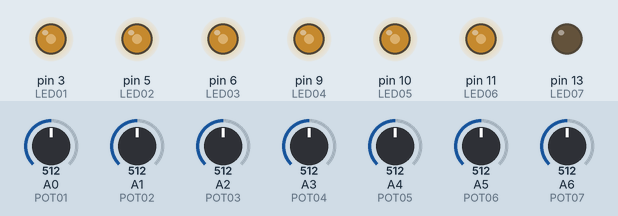
The sketch below on a simulated Arduino Nano, built with avr-gcc and run on an emulated ATmega328P. Shown: output pins drawn as LEDs (lit = HIGH). The test bench sets the inputs (shaded band); at power-on: A0 (POT01) = 512, A1 (POT02) = 512, A2 (POT03) = 512, A3 (POT04) = 512, A4 (POT05) = 512, A5 (POT06) = 512, A6 (POT07) = 512.

Above: at 1.2 s.
1.3 s: A0 (POT01) set to 716
At 2.4 s:
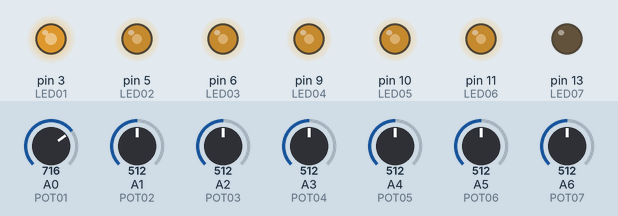
2.8 s: A1 (POT02) set to 716
At 3.5 s:
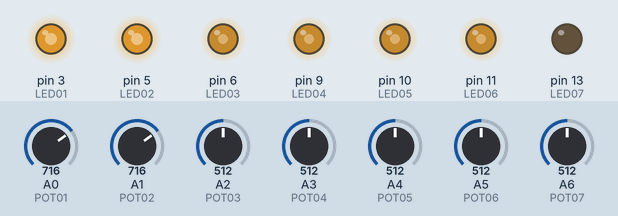
4.3 s: A2 (POT03) set to 716
At 4.7 s:
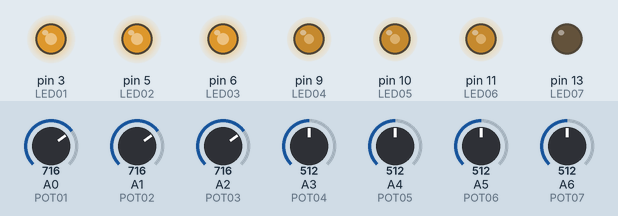
5.8 s: A3 (POT04) set to 716
At 7.0 s:
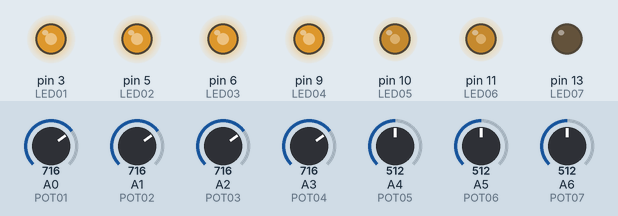
7.3 s: A4 (POT05) set to 716
At 8.1 s:
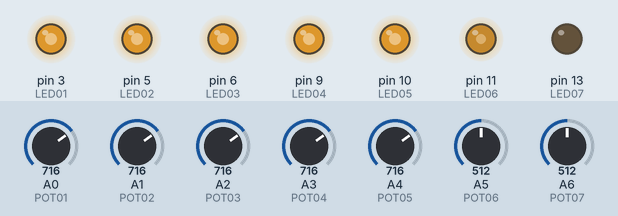
8.8 s: A5 (POT06) set to 716
At 9.3 s:
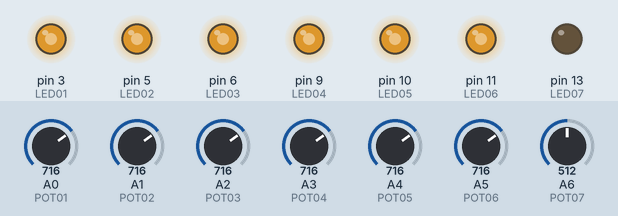
Timing chart, 0 to 11.3 s (numbered marks = the images above; inputs shaded):
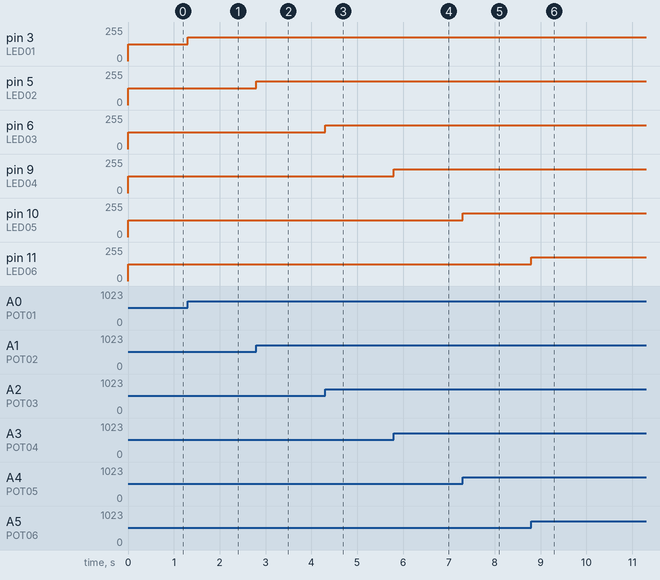

Measured:
- after the input at 1.3 s, pin 3 (LED01): 127/255 → 178/255 at once
- after the input at 2.8 s, pin 5 (LED02): 127/255 → 178/255 at once
- after the input at 4.3 s, pin 6 (LED03): 127/255 → 178/255 at once
- after the input at 5.8 s, pin 9 (LED04): 127/255 → 178/255 at once
- after the input at 7.3 s, pin 10 (LED05): 127/255 → 178/255 at once
- after the input at 8.8 s, pin 11 (LED06): 127/255 → 178/255 at once

The sketch:

iLuminator_04.ino
```cpp
int LED01 = 3;
int POT01 = A0;

int LED02  = 5;
int POT02 = A1;

int LED03 = 6;
int POT03 = A2;

int LED04 = 9;
int POT04 = A3;

int LED05 = 10;
int POT05 = A4;

int LED06 = 11;
int POT06 = A5;

int LED07 = 13;
int POT07 = A6;


void setup() {
  // put your setup code here, to run once:

  pinMode(LED01, OUTPUT);
  pinMode(LED02, OUTPUT);
  pinMode(LED03, OUTPUT);
  pinMode(LED04, OUTPUT);
  pinMode(LED05, OUTPUT);
  pinMode(LED06, OUTPUT);
  pinMode(LED07, OUTPUT);

  pinMode(POT01, INPUT);
  pinMode(POT02, INPUT);
  pinMode(POT03, INPUT);
  pinMode(POT04, INPUT);
  pinMode(POT05, INPUT);
  pinMode(POT06, INPUT);
  pinMode(POT07, INPUT);
}

void loop() {

  int potValue01 = analogRead(POT01);
  int potValue02 = analogRead(POT02);
  int potValue03 = analogRead(POT03);
  int potValue04 = analogRead(POT04);
  int potValue05 = analogRead(POT05);
  int potValue06 = analogRead(POT06);
  int potValue07 = analogRead(POT07);

  analogWrite(LED01, map(potValue01, 0, 1024, 0, 255));
  analogWrite(LED02, map(potValue02, 0, 1024, 0, 255));
  analogWrite(LED03, map(potValue03, 0, 1024, 0, 255));
  analogWrite(LED04, map(potValue04, 0, 1024, 0, 255));
  analogWrite(LED05, map(potValue05, 0, 1024, 0, 255));
  analogWrite(LED06, map(potValue06, 0, 1024, 0, 255));
  analogWrite(LED07, map(potValue07, 0, 1024, 0, 255));
}
```
